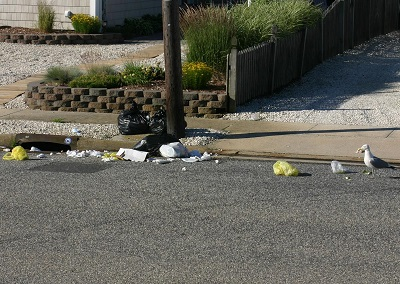
#> input picture Program/He Li/OPENCV/Photos/rubbish_5.jpg, 400 x 284 px
$ python mixup.py
#> lines starting #> are read from the running program, lines starting #| are printed output that depends on the picture
# 图像融合, 不是通过Open CV实现的

from PIL import Image

img1 = Image.open("Photos/rubbish_5.jpg")
#> img1 is the input picture: PIL image 400x284 RGB; mean R, G, B 98.4, 97.3, 87.5
img1 = img1.convert('RGBA')
#> img1: PIL image 400x284 RGBA

img2 = Image.open("Photos/rubbish_4.jpg")
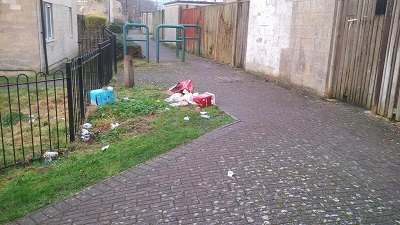
#> input picture Program/He Li/OPENCV/Photos/rubbish_4.jpg, 400 x 225 px
#> img2 is the input picture: PIL image 400x225 RGB; mean R, G, B 134.2, 130.6, 123.4
img2 = img2.convert('RGBA')
#> img2: PIL image 400x225 RGBA
# resize to size of img1
img2 = img2.resize(img1.size)
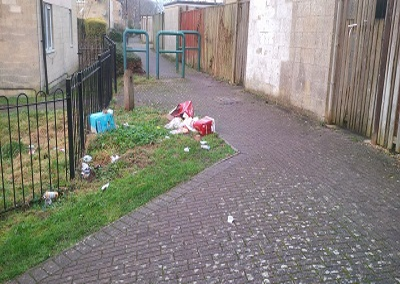
#> img2: PIL image 400x284 RGBA; mean R, G, B, A 134.2, 130.6, 123.4, 255
print(img2.size)
#| (400, 284)

img = Image.blend(img1, img2, 0.4)
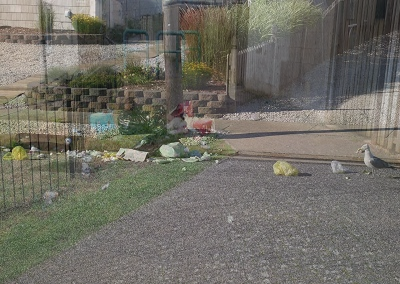
#> img: PIL image 400x284 RGBA; mean R, G, B, A 112.3, 110.2, 101.4, 255
img.show()
